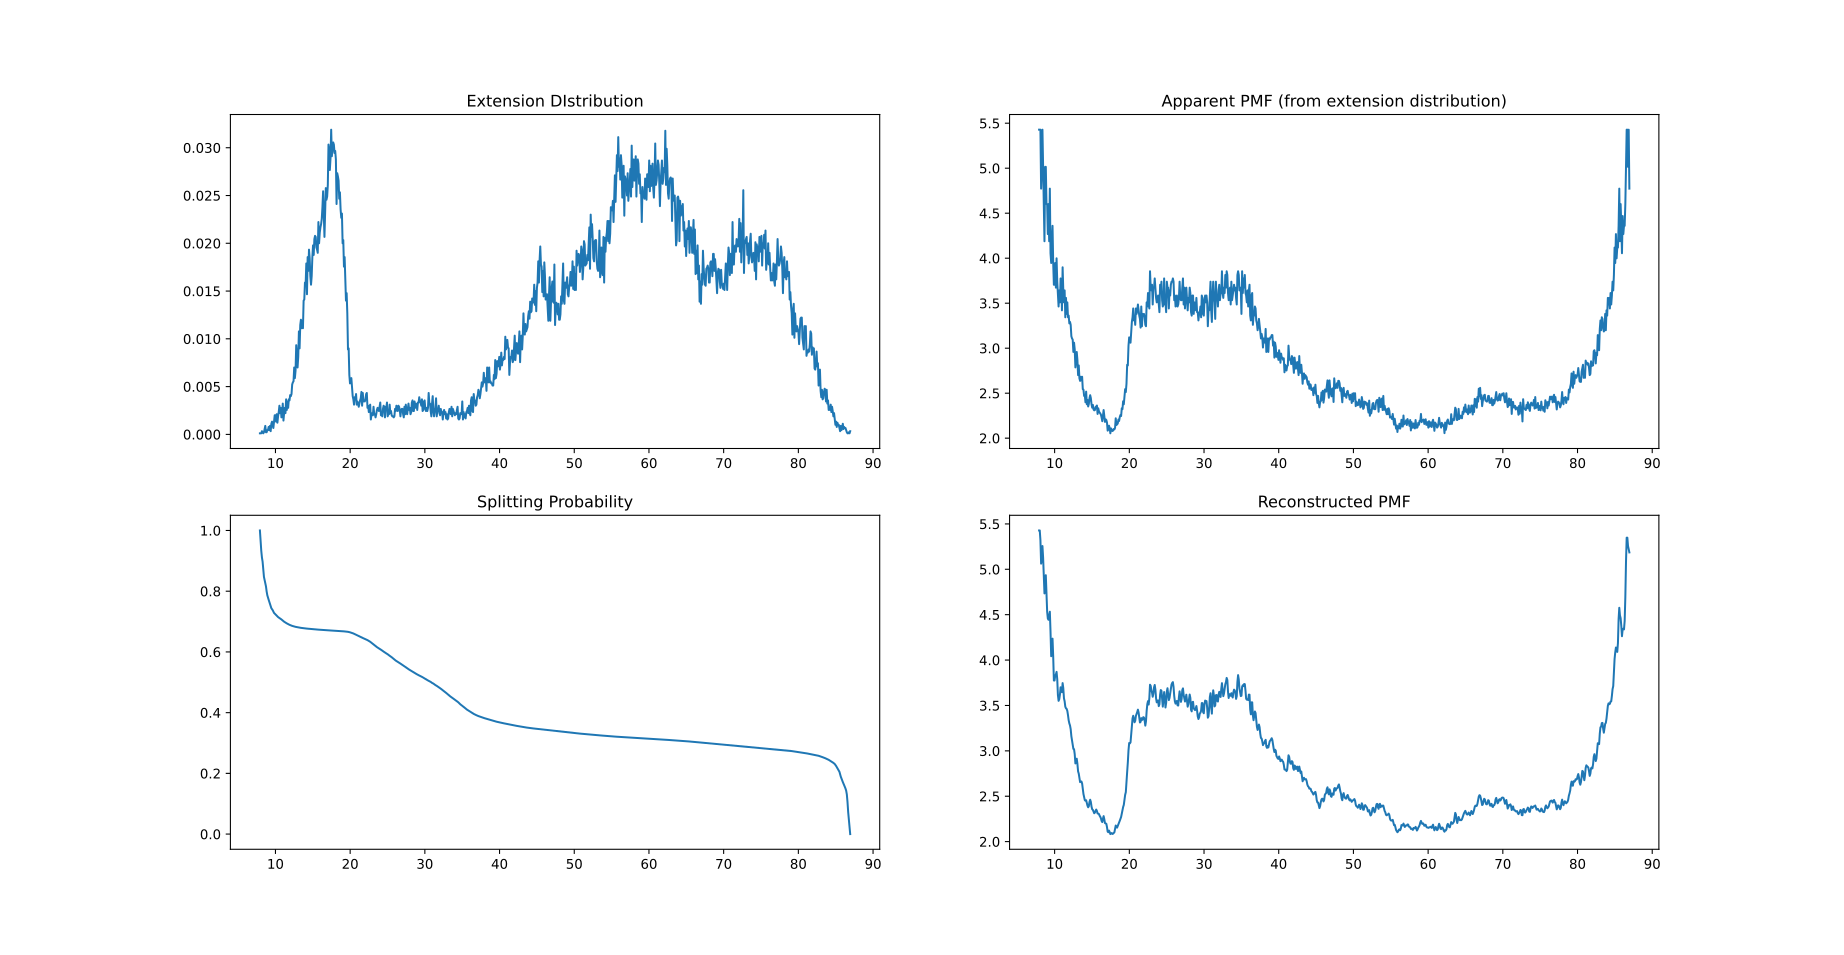

Recreate this plot in Python.
import numpy as np
import scipy
import pandas as pd
import matplotlib.pyplot as plt
import matplotlib.axes

########################################################################
## Splitting Probability Sp(x) from Extension Distribution - Apparant PMF
## and reconstruct PMF from Sp(x)
########################################################################

## Usage
# 1. Copy script to working dir
# 2. INPUT: set extension vs probability file (extension dostribution)
# 3. INPUT: set Temp, LEFT and RIGHT absorbing boundares
# 4. run with "python sp_pmf.py"
# 5. Creates output file "sp_pmf.csv"

## UNITS: Energy (kcal/mol), Distance (Å), T (K)

## Constants -------------------------
CAL_TO_JOULE = 4.184  # 1 cal = 4.184 J
K_b = 8.314 / (CAL_TO_JOULE * 1000)  # ideal gas constant in kcal/(mol K)

## INPUT -----------------------
extension_pdf_file = "dist_vs_pdf_avg2.dat"    # Input Extension vs Probability file i.e Extension Probability
T = 300         # Constant Temp (K)

x_f = 0          # LEFT Absorbing Boundary - Folded state extension (in Å)
x_u = 100        # RIGHT Absorbing Boundary - Unfolded state extension (in Å)

# Whether to negate apparant PMF for Sp(x) calculation
# -> True (default) : Sp(x) will give inflection at the potential energy barrier(s)
# -> False : Sp(x) will give inflection at the potential well(s) i.e. stable states
negate_app_pmf = True  

## OUTPUT ----------------------
output_file = "sp_pmf_avg2.csv"

## ----------------------------------
# Extension Probability Distribution (PDF) DataFrame 
ext_pdf_df = pd.read_csv(extension_pdf_file, sep=r"\s+", comment="#", names=("EXT", "PDF"))

# SUbset of the dataset for integration
int_df = ext_pdf_df.loc[ext_pdf_df["EXT"] >= x_f].loc[ext_pdf_df["EXT"] <= x_u]

# Apparaent PMF - PMF from extension distribution = -K_b * T * ln(P(x)) , where P(x) is extension probability distribution
pmf_apparent = np.log(int_df["PDF"].astype("float128").values) * (-K_b * T)
int_df["PMF_APP"] = pmf_apparent

# purge infinite PMF values due to PDF = 0 (or very low) values
int_df.replace([np.inf, -np.inf], np.nan, inplace=True)
int_df.dropna(subset=["PMF_APP"], axis=0, how="all", inplace=True)

# Reciprocal of PDF
if negate_app_pmf:
    pdf_recip = (1 / int_df["PDF"].astype(np.float128).values)
    int_df["PDF_RECIP"] = pdf_recip


## Calculating Spltting Probability Sp(x) -------------------------
ext_col_index = int_df.columns.get_loc("EXT")
main_col = "PDF_RECIP" if negate_app_pmf else "PDF"   # Column which is integrated

# Integral in the denominator = Constant
c = scipy.integrate.trapezoid(y=int_df[main_col].values, x=int_df["EXT"].values)

sample_count = len(int_df["EXT"])
split_prob = np.zeros((sample_count,), dtype=np.float128)

for i in range(0, sample_count):
    _dist = int_df.iat[i, ext_col_index]

    _df = int_df.loc[int_df["EXT"] >= _dist]
    _v = scipy.integrate.trapezoid(y=_df[main_col], x=_df["EXT"])
    split_prob[i] = _v / c

int_df["SP"] = split_prob
# ------------------------------------------------------------------------

## Re-constructing PMF from Sp(x)
grad = np.gradient(int_df["SP"], int_df["EXT"])     # Gradient of Sp(fold) : ALways Negative
pmf_re = (1 if negate_app_pmf else -1) * np.log(-grad * c) * K_b * T
int_df["PMF_RE"] = pmf_re              # Reconstructed PMF from Sp(x)

# Writing Output File
int_df[["EXT", "PDF", "PMF_APP", "SP", "PMF_RE"]].to_csv(output_file, sep="\t", header=True, index=False, index_label=False)

# Plotting
fig, axes  = plt.subplots(2,2)

axes[0, 0].plot(int_df["EXT"], int_df["PDF"])
axes[0, 0].set_title("Extension DIstribution")

axes[0, 1].plot(int_df["EXT"], int_df["PMF_APP"])
axes[0, 1].set_title("Apparent PMF (from extension distribution)")

axes[1, 0].plot(int_df["EXT"], int_df["SP"])
axes[1, 0].set_title("Splitting Probability")

axes[1, 1].plot(int_df["EXT"], int_df["PMF_RE"])
axes[1, 1].set_title("Reconstructed PMF")

plt.show()
